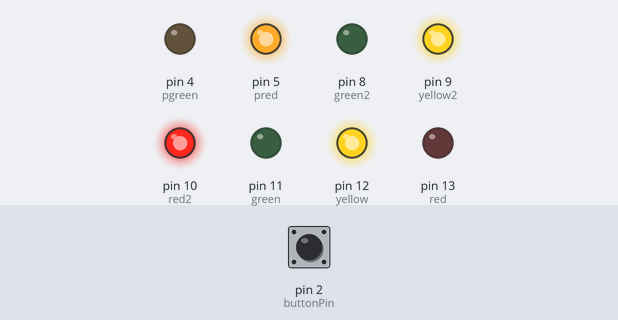
Bench run of a sketch on a simulated Arduino Uno, built with avr-gcc and run on an emulated ATmega328P. On the bench: output pins drawn as LEDs (lit = HIGH). Inputs (shaded band) come from the test bench; at power-on: pin 2 (buttonPin) HIGH.

Above: at 1.5 s.
At 6.5 s:
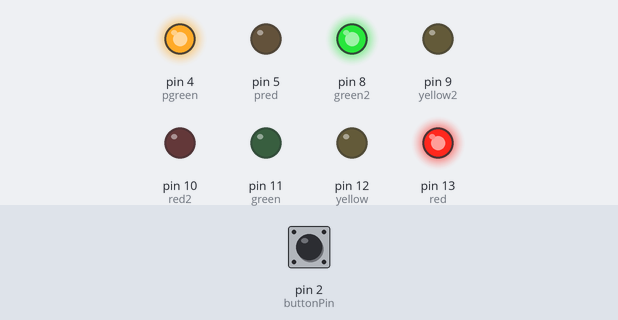
At 10.12 s:
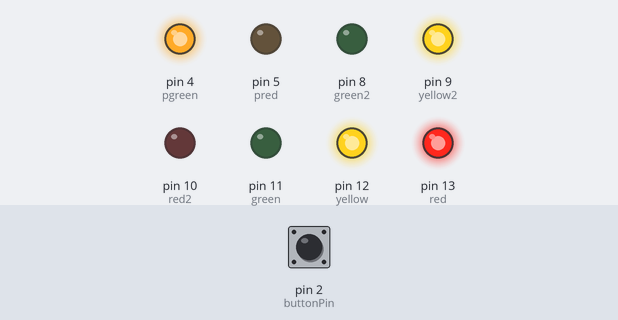
At 10.87 s:
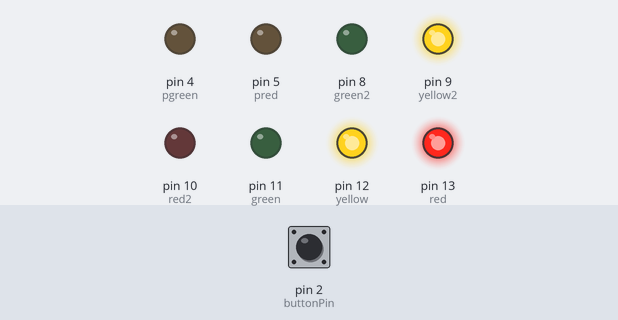
At 15.5 s:
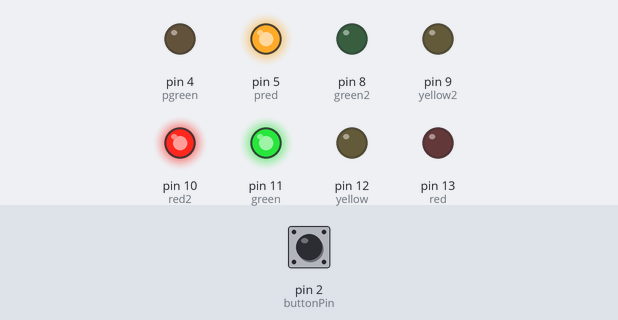
Timing chart, 0 to 24.7 s (numbered marks = the images above):
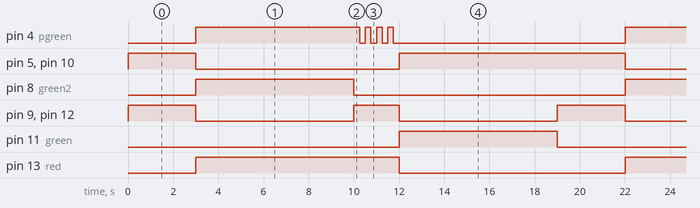

The sketch:

lights.ino
```cpp
#include <Arduino.h>

int red = 13, yellow = 12, green = 11;
int red2 = 10, yellow2 = 9, green2 = 8;
int pred = 5, pgreen = 4;
int buttonPin = 2;

void setup()
{
    pinMode(red, OUTPUT);
    pinMode(yellow, OUTPUT);
    pinMode(green, OUTPUT);

    pinMode(red2, OUTPUT);
    pinMode(yellow2, OUTPUT);
    pinMode(green2, OUTPUT);

    pinMode(pred, OUTPUT);
    pinMode(pgreen, OUTPUT);

    pinMode(buttonPin, INPUT);

    Serial.begin(9600);
}

void loop()
{
    zmiana1();
}

void przycisk()
{
    // delay(7000);
    for (int i = 0; i < 28; i++) {
        int state = digitalRead(buttonPin);
        if (state == LOW) {
            delay(1000);
            zmiana1();
        } else {
            delay(250);
        }
    }
}

void zmiana1()
{
    // zolte
    digitalWrite(green, LOW);
    digitalWrite(yellow, HIGH);

    digitalWrite(green2, LOW);
    digitalWrite(yellow2, HIGH);
    digitalWrite(red2, HIGH);

    digitalWrite(pgreen, LOW);
    digitalWrite(pred, HIGH);

    delay(3000);

    //  czerwone
    digitalWrite(yellow, LOW);
    digitalWrite(red, HIGH);

    digitalWrite(yellow2, LOW);
    digitalWrite(red2, LOW);
    digitalWrite(green2, HIGH);

    digitalWrite(pgreen, HIGH);
    digitalWrite(pred, LOW);

    delay(7000);

    // czerwone i zolte
    digitalWrite(yellow, HIGH);

    digitalWrite(green2, LOW);
    digitalWrite(yellow2, HIGH);

    for (int i = 0; i < 4; i++) {
        digitalWrite(pgreen, HIGH);
        digitalWrite(pred, LOW);
        delay(250);
        digitalWrite(pgreen, LOW);
        delay(250);
    }

    // delay(2000);

    // zielone
    digitalWrite(yellow, LOW);
    digitalWrite(red, LOW);
    digitalWrite(green, HIGH);

    digitalWrite(yellow2, LOW);
    digitalWrite(red2, HIGH);

    digitalWrite(pgreen, LOW);
    digitalWrite(pred, HIGH);

    przycisk();
}
```

Measured:
- by itself, pin 4 (pgreen): repeats every 19.0 s: 3 × (LOW 0.25 s, HIGH 0.25 s), LOW 10.3 s, HIGH 7.3 s
- by itself, pin 5 (pred), pin 10 (red2): repeats every 19.0 s: LOW 9.0 s, HIGH 10.0 s
- by itself, pin 8 (green2), pin 11 (green): alternates HIGH for 7.0 s and LOW for 12.0 s
- by itself, pin 9 (yellow2), pin 12 (yellow): repeats every 19.0 s: LOW 7.0 s, HIGH 2.0 s, LOW 7.0 s, HIGH 3.0 s
- by itself, pin 13 (red): alternates HIGH for 9.0 s and LOW for 10.0 s
